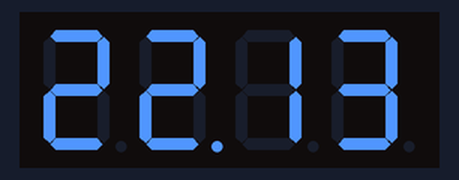
Bench run of a sketch on a simulated Arduino Uno, built with avr-gcc and run on an emulated ATmega328P. Parts: 4-digit seven-segment display. The local clock reads 2024-03-15 10:24:30 at power-on unless the sketch sets it.

Above: at 0.1 s.
At 64.1 s:
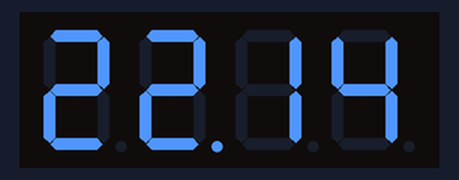
At 129.1 s:
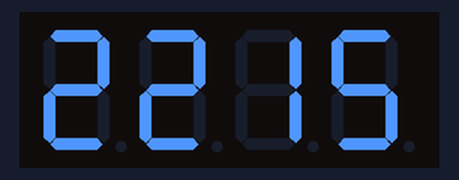

The sketch:

reloj.ino
```cpp
/*
 *
 *  Reloj usando 4 digitos con display de 7 segmentos
 *
 */

#include <elapsedMillis.h>
elapsedMillis sinceTest1;

// Date and time functions using a DS1307 RTC connected via I2C and Wire lib
#include <Wire.h>
#include "RTClib.h"
DS1307 rtc;
int tempPin = 2;
bool separator = false;
#include "SevSeg.h"
SevSeg sevseg; //Instantiate a seven segment controller object

void setup() {

  Wire.begin();
  rtc.begin();

  //if (! rtc.isrunning()) {
    // following line sets the RTC to the date & time this sketch was compiled
    //rtc.adjust(DateTime(__DATE__, __TIME__));
    rtc.adjust(DateTime(__DATE__, __TIME__));
  //}

  byte numDigits = 4;
  byte digitPins[] = {11, 10, 9, 6};
  byte segmentPins[] = {0, 1, 4, 5, 12, 7, 8, 13};
  bool resistorsOnSegments = false; // 'false' means resistors are on digit pins
  byte hardwareConfig = COMMON_ANODE; // See README.md for options
  bool updateWithDelays = false; // Default. Recommended
  bool leadingZeros = false; // Use 'true' if you'd like to keep the leading zeros

  sevseg.begin(hardwareConfig, numDigits, digitPins, segmentPins, resistorsOnSegments, updateWithDelays, leadingZeros);
  sevseg.setBrightness(0);

  // for temperature
  pinMode(tempPin, INPUT);
}

void loop() {

  DateTime now = rtc.now();

  int hour_to_disp = 0;
  int hour = now.hour();
  int min = now.minute();

  if (hour < 10)
      hour = hour * 1000;
  else
      hour = hour * 100;

  hour_to_disp = hour + min;

  if (sinceTest1 >= 1000)  {
    sinceTest1 = sinceTest1 - 1000;
    separator = !separator;
    }

  if (separator)
    sevseg.setNumber(hour_to_disp, -1);
  else
    sevseg.setNumber(hour_to_disp, 2);

  sevseg.refreshDisplay(); // Must run repeatedly
}

/// END ///
```
